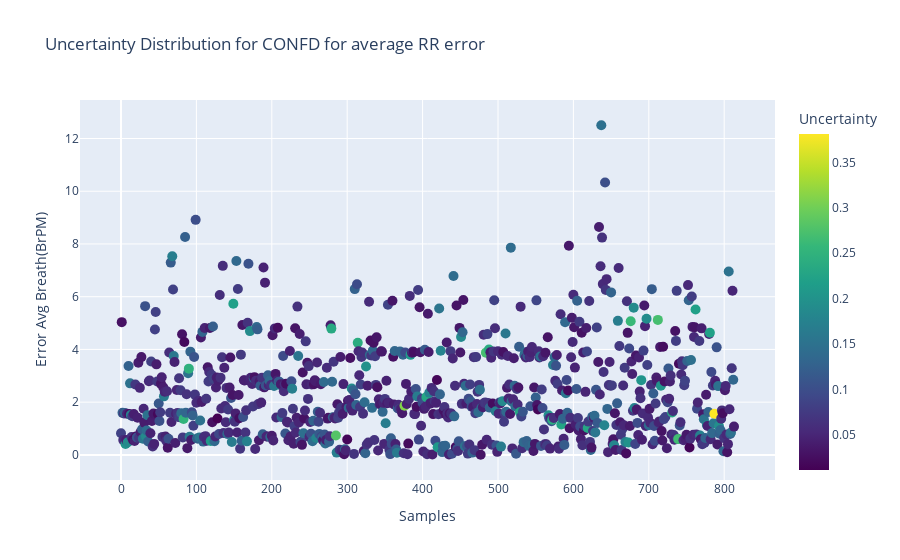
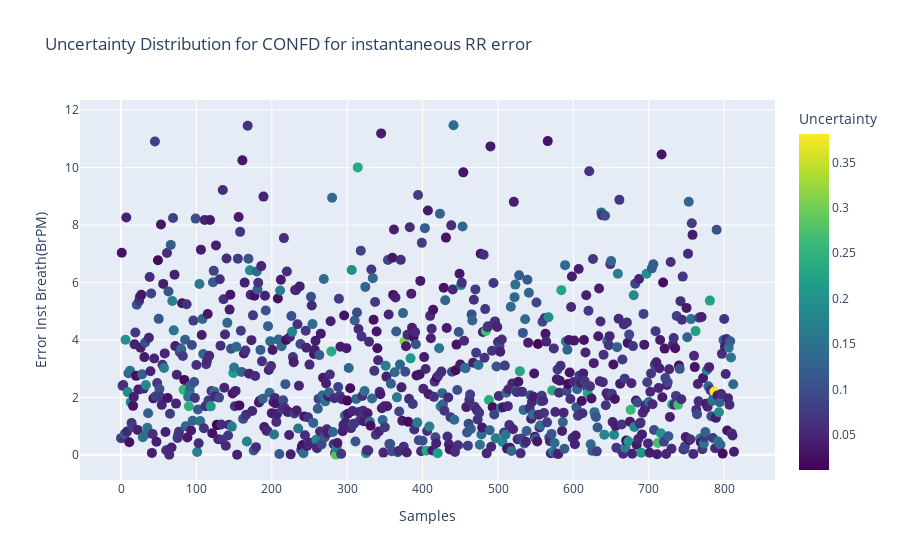

Source (notebook cell) for these figures, in order:
### Code cell
if input_conf == 'confd':
    fig1 = px.scatter(data_confd,x = 'Samples', y="Error Avg Breath(BrPM)",title="Uncertainty Distribution for "+input_conf.upper()+ " for average RR error" ,
                     color="Uncertainty", color_continuous_scale=px.colors.sequential.Viridis)
    fig1.update_traces(marker=dict(size=10 ),selector=dict(mode='markers'))
    
    fig2 = px.scatter(data_confd,x = 'Samples', y="Error Inst Breath(BrPM)",title="Uncertainty Distribution for "+input_conf.upper()+ " for instantaneous RR error" ,
                     color="Uncertainty", color_continuous_scale=px.colors.sequential.Viridis)
    fig2.update_traces(marker=dict(size=10),selector=dict(mode='markers'))
    fig1.show()
    fig2.show()

### Figure 1 — Plotly figure (JSON) as saved in the notebook; plotly's stock layout.template omitted (floating-point values rounded to 4 significant figures; data arrays with more than 128 entries replaced by an {"elided": "..."} marker saying what was removed)
{"data": [{"hovertemplate": "Samples=%{x}<br>Error Avg Breath(BrPM)=%{y}<br>Uncertainty=%{marker.color}<extra></extra>", "legendgroup": "", "marker": {"color": {"elided": "814 float values"}, "coloraxis": "coloraxis", "size": 10, "symbol": "circle"}, "mode": "markers", "name": "", "orientation": "v", "showlegend": false, "type": "scatter", "x": {"elided": "814 int values"}, "xaxis": "x", "y": {"elided": "814 float values"}, "yaxis": "y"}], "layout": {"coloraxis": {"colorbar": {"title": {"text": "Uncertainty"}}, "colorscale": [[0, "#440154"], [0.1111, "#482878"], [0.2222, "#3e4989"], [0.3333, "#31688e"], [0.4444, "#26828e"], [0.5556, "#1f9e89"], [0.6667, "#35b779"], [0.7778, "#6ece58"], [0.8889, "#b5de2b"], [1, "#fde725"]]}, "legend": {"tracegroupgap": 0}, "title": {"text": "Uncertainty Distribution for CONFD for average RR error"}, "xaxis": {"anchor": "y", "domain": [0, 1], "title": {"text": "Samples"}}, "yaxis": {"anchor": "x", "domain": [0, 1], "title": {"text": "Error Avg Breath(BrPM)"}}}}

### Figure 2 — Plotly figure (JSON) as saved in the notebook; plotly's stock layout.template omitted (floating-point values rounded to 4 significant figures; data arrays with more than 128 entries replaced by an {"elided": "..."} marker saying what was removed)
{"data": [{"hovertemplate": "Samples=%{x}<br>Error Inst Breath(BrPM)=%{y}<br>Uncertainty=%{marker.color}<extra></extra>", "legendgroup": "", "marker": {"color": {"elided": "814 float values"}, "coloraxis": "coloraxis", "size": 10, "symbol": "circle"}, "mode": "markers", "name": "", "orientation": "v", "showlegend": false, "type": "scatter", "x": {"elided": "814 int values"}, "xaxis": "x", "y": {"elided": "814 float values"}, "yaxis": "y"}], "layout": {"coloraxis": {"colorbar": {"title": {"text": "Uncertainty"}}, "colorscale": [[0, "#440154"], [0.1111, "#482878"], [0.2222, "#3e4989"], [0.3333, "#31688e"], [0.4444, "#26828e"], [0.5556, "#1f9e89"], [0.6667, "#35b779"], [0.7778, "#6ece58"], [0.8889, "#b5de2b"], [1, "#fde725"]]}, "legend": {"tracegroupgap": 0}, "title": {"text": "Uncertainty Distribution for CONFD for instantaneous RR error"}, "xaxis": {"anchor": "y", "domain": [0, 1], "title": {"text": "Samples"}}, "yaxis": {"anchor": "x", "domain": [0, 1], "title": {"text": "Error Inst Breath(BrPM)"}}}}
